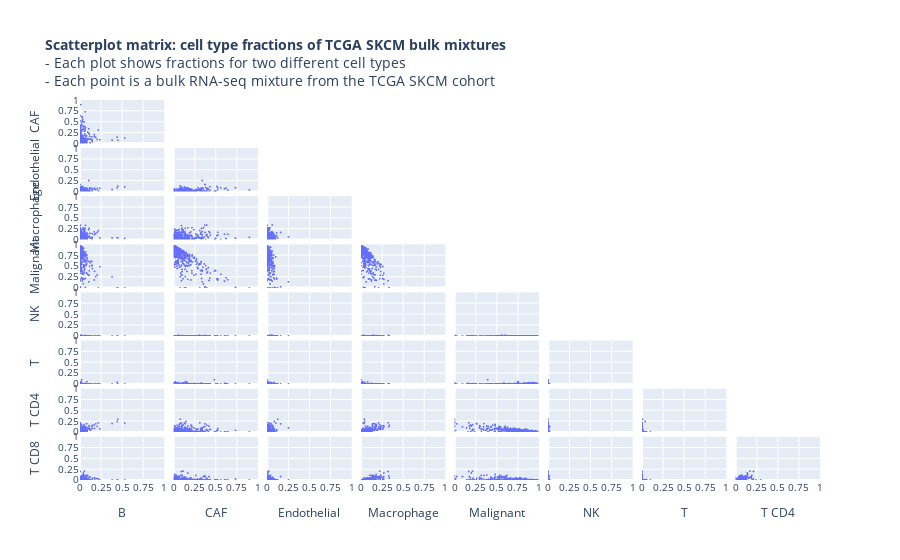

Write notebook code for a chart like this one.
### Code cell
title = (
    "<b>Scatterplot matrix: cell type fractions of TCGA SKCM bulk mixtures</b>"
    "<br>- Each plot shows fractions for two different cell types"
    "<br>- Each point is a bulk RNA-seq mixture from the TCGA SKCM cohort"
)

fig = px.scatter_matrix(
    csx_fraction_output_tcga_skcm,
    title=title,
)
fig.update_layout(font_size=10)
fig.update_layout({f"xaxis{i + 1}": dict(range=[0, 1], dtick=0.25) for i in range(9)})
fig.update_layout({f"yaxis{i + 1}": dict(range=[0, 1], dtick=0.25) for i in range(9)})
fig.update_traces(diagonal_visible=False)
fig.update_traces(marker=dict(size=2))
fig.update_traces(showupperhalf=False)

fig.show(width=800, height=800)

### Figure 1 — Plotly figure (JSON) as saved in the notebook; plotly's stock layout.template omitted (floating-point values rounded to 4 significant figures; data arrays with more than 128 entries replaced by an {"elided": "..."} marker saying what was removed)
{"data": [{"diagonal": {"visible": false}, "dimensions": [{"axis": {"matches": true}, "label": "B", "values": {"elided": "473 float values"}}, {"axis": {"matches": true}, "label": "CAF", "values": {"elided": "473 float values"}}, {"axis": {"matches": true}, "label": "Endothelial", "values": {"elided": "473 float values"}}, {"axis": {"matches": true}, "label": "Macrophage", "values": {"elided": "473 float values"}}, {"axis": {"matches": true}, "label": "Malignant", "values": {"elided": "473 float values"}}, {"axis": {"matches": true}, "label": "NK", "values": {"elided": "473 float values"}}, {"axis": {"matches": true}, "label": "T", "values": {"elided": "473 float values"}}, {"axis": {"matches": true}, "label": "T CD4", "values": {"elided": "473 float values"}}, {"axis": {"matches": true}, "label": "T CD8", "values": {"elided": "473 float values"}}], "hovertemplate": "%{xaxis.title.text}=%{x}<br>%{yaxis.title.text}=%{y}<extra></extra>", "legendgroup": "", "marker": {"color": "#636efa", "size": 2, "symbol": "circle"}, "name": "", "showlegend": false, "showupperhalf": false, "type": "splom"}], "layout": {"autosize": true, "dragmode": "select", "font": {"size": 10}, "legend": {"tracegroupgap": 0}, "title": {"text": "<b>Scatterplot matrix: cell type fractions of TCGA SKCM bulk mixtures</b><br>- Each plot shows fractions for two different cell types<br>- Each point is a bulk RNA-seq mixture from the TCGA SKCM cohort"}, "xaxis": {"dtick": 0.25, "range": [0, 1], "type": "linear"}, "xaxis2": {"dtick": 0.25, "range": [0, 1], "type": "linear"}, "xaxis3": {"dtick": 0.25, "range": [0, 1], "type": "linear"}, "xaxis4": {"dtick": 0.25, "range": [0, 1], "type": "linear"}, "xaxis5": {"dtick": 0.25, "range": [0, 1], "type": "linear"}, "xaxis6": {"dtick": 0.25, "range": [0, 1], "type": "linear"}, "xaxis7": {"dtick": 0.25, "range": [0, 1], "type": "linear"}, "xaxis8": {"dtick": 0.25, "range": [0, 1], "type": "linear"}, "xaxis9": {"dtick": 0.25, "range": [0, 1]}, "yaxis": {"dtick": 0.25, "range": [0, 1]}, "yaxis2": {"dtick": 0.25, "range": [0, 1], "type": "linear"}, "yaxis3": {"dtick": 0.25, "range": [0, 1], "type": "linear"}, "yaxis4": {"dtick": 0.25, "range": [0, 1], "type": "linear"}, "yaxis5": {"dtick": 0.25, "range": [0, 1], "type": "linear"}, "yaxis6": {"dtick": 0.25, "range": [0, 1], "type": "linear"}, "yaxis7": {"dtick": 0.25, "range": [0, 1], "type": "linear"}, "yaxis8": {"dtick": 0.25, "range": [0, 1], "type": "linear"}, "yaxis9": {"dtick": 0.25, "range": [0, 1], "type": "linear"}}}
